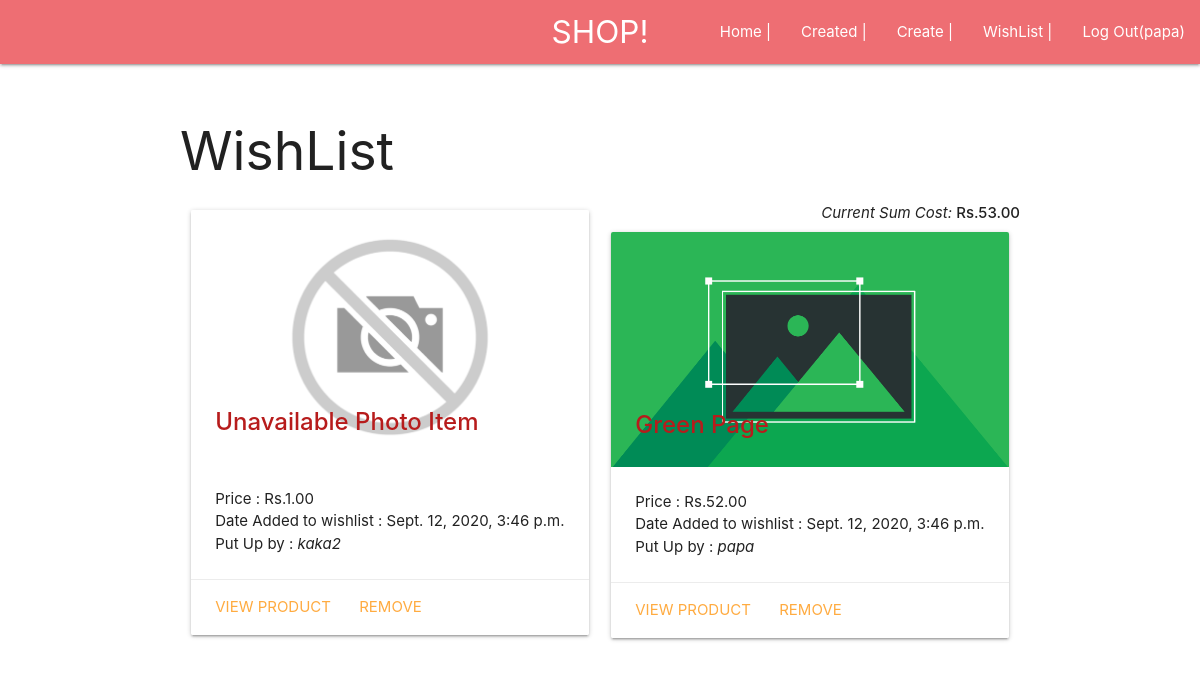
Page /wishlist/ (signed in) on the committed database.
### auctions/models.py (models this page shows, shortened)
class User(AbstractUser):
    pass

class Listing(models.Model):
	idx = models.AutoField(primary_key=True)
	title = models.CharField(max_length=250)
	summary = models.TextField()
	price = models.DecimalField(max_digits=10,decimal_places=2)
	listing_date = models.DateTimeField("date_listed", default=timezone.now())
	thumbnail = models.ImageField(null=True, blank=True,)
	created_by = models.ForeignKey(settings.AUTH_USER_MODEL, null=True, blank=True, on_delete=models.SET_NULL,)

class Wishlist(models.Model):
	user = models.ForeignKey(settings.AUTH_USER_MODEL,on_delete=models.CASCADE)
	wished_item = models.ForeignKey(Listing,on_delete=models.CASCADE)
	added_date = models.DateTimeField(default=timezone.now())
	slug = models.CharField(max_length=30, null=True, blank=True,)

### auctions/views.py (the view)
# urls.py: path("wishlist/", views.wishlist, name="wishlist"),
def wishlist(request):
    try:
        user = request.user
        items =  Wishlist.objects.filter(user=user)
        new_list = [i.wished_item.idx for i in items.all()]
        dates = [i.added_date for i in items.all()]
        listings = Listing.objects.in_bulk(new_list, field_name='idx')
        list_value = listings.values()
        lum_sum = 0
        for one in list_value:
            lum_sum += one.price
        """print(items.all())id
                    print('')
                    print(new_list)
                    print('')
                    print([(listings.values())])

                    print(d)"""
        listings_dates = list(zip(list_value,dates))
        return render(request,"auctions/wishlist.html", context={"items":listings_dates,"lum_sum":lum_sum})
    except TypeError:
        return render(request,"auctions/not_auth.html")

### auctions/templates/auctions/wishlist.html
{% extends "auctions/layout.html" %}
{% block body %}
        <h2>WishList</h2>
        <span  class="right" style="font-size:15px "><em>Current Sum Cost: </em><strong>Rs.{{ lum_sum }}</strong></span>
        <div class="row">
        {% for listing,date in items %}
        <div class="col s12 m6">
          <div class="card">
            <div class="card-image">
              <img src="{{ listing.thumbnail.url|default_if_none:'#' }}">
              <span class="card-title activator red-text text-darken-4"><strong>{{ listing.title }}</strong></span>
            </div>
            <div class="card-content">
              <p>Price : Rs.{{ listing.price }}<br>Date Added to wishlist : {{ date }}<br>Put Up by : <em>{{ listing.created_by }}</em></p>
            </div>
            <div class="card-action">
              <a href="{% url 'item_page' listing.idx %}">View Product</a>
              <a href="{% url 'remove_from_wishlist' listing.idx %}">Remove</a>
            </div>
          </div>
        </div>
        {% empty %}
        <br>
        <h4 style="color: pink"><em>No listings in wishlist!</em></h4>
        {% endfor %}
      </div>
{% endblock %}

### auctions/templates/auctions/layout.html (shortened to what this page needs)
{% load static %}
<!DOCTYPE html>
<html>
<head>
    <link rel="stylesheet" href="https://cdnjs.cloudflare.com/ajax/libs/materialize/1.0.0/css/materialize.min.css">
</head>
<body>
<nav>
    <div class="nav-wrapper">
      <a href="{% url 'index' %}" class="brand-logo center hide-on-med-and-down">SHOP!</a>
      <ul id="nav-mobile" class="right">
        {% if user.is_authenticated %}
        <li><a href="{% url 'index' %}">Home |</a></li>
            <li><a href="{% url 'my_created' %}">Created |</a></li>
            <li><a href="{% url 'create' %}">Create |</a></li>
            <li><a href="{% url 'wishlist' %}">WishList |</a></li>
            <li><a href="{% url 'logout' %}">Log Out({{user.username}})</a></li>
        {% else %}
            <li><a href="{% url 'index' %}">Home |</a></li>
            <li><a href="{% url 'login' %}">Log In |</a>
            <li><a href="{% url 'register' %}">Register </a></li>
        {% endif %}
      </ul>
    </div>
</nav>
<br>
<div class="container">
    {% block body %}
    {% endblock %}
</div>
</body>
</html>

### rows in the picture
User: username "papa"
Listing: thumbnail (placeholder picture), title "Unavailable Photo Item", price "1.00", added_date "Sept. 12, 2020, 3:46 p.m.", created_by "kaka2"
Listing: thumbnail (picture), title "Green Page", price "52.00", added_date "Sept. 12, 2020, 3:46 p.m.", created_by "papa"

### other values in the picture
{{ lum_sum }} "53.00"
